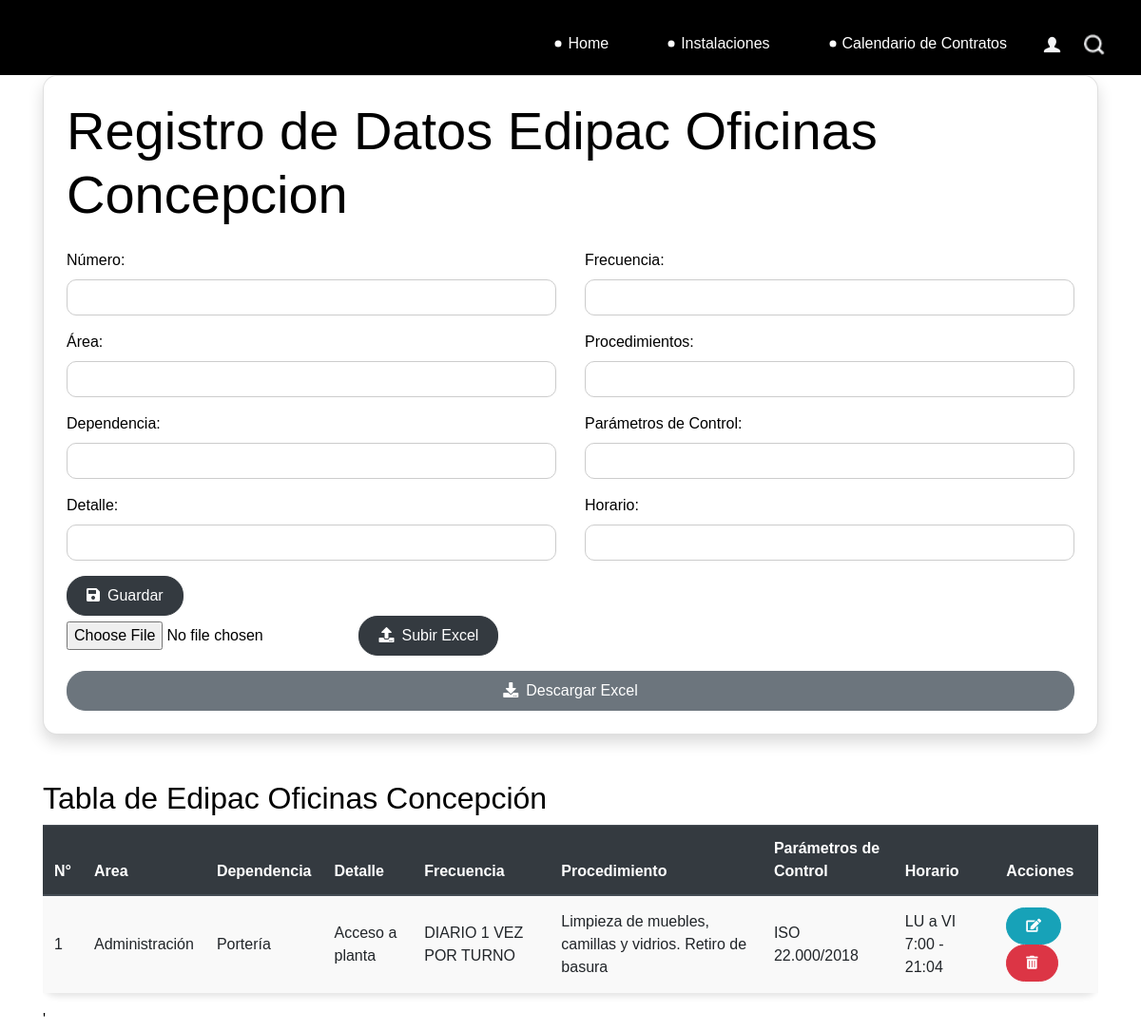
The app's page /oficoncepcion/ with its own data.
### catalog/models.py (models this page shows)
class OfiConcepcion(models.Model):
    numero = models.IntegerField()
    area = models.CharField(max_length=100, default='')
    dependencia = models.CharField(max_length=100)
    detalle = models.TextField()
    frecuencia = models.CharField(max_length=100)
    procedimientos = models.TextField()
    parametro_control = models.CharField(max_length=100)
    horario = models.CharField(max_length=100)
    def __str__(self):
        return f""
    class Meta:
        db_table = 'oficoncepcion'

### catalog/views.py (the view)
# urls.py: path('oficoncepcion/', views.oficoncepcion, name='oficoncepcion'),
def oficoncepcion(request):
    if request.method == 'POST':
        if 'archivo_excel' in request.FILES:
            form = OfiConcepcionForm(request.POST, request.FILES)
            myfile = request.FILES['archivo_excel']
            df = pd.read_excel(myfile)
            conn = sqlite3.connect('db.sqlite3')
            for index, row in df.iterrows():
                data = OfiConcepcion(
                    numero=row['Número'],
                    area=row['Área'],
                    dependencia=row['Dependencia'],
                    detalle=row['Detalle'],
                    frecuencia=row['Frecuencia'],
                    procedimientos=row['Procedimiento'],
                    parametro_control=row['Parámetros de Control'],
                    horario=row['Horario']
                )
                data.save()
            conn.close()
        if 'archivo_excel' in request.FILES:
            form = OfiConcepcionForm(request.POST, request.FILES)
        else:
            form = OfiConcepcionForm(request.POST)
            if form.is_valid():
                form.save()
                messages.success(request, 'Datos ingresados correctamente.')
                return redirect('oficoncepcion')
            else:
                messages.error(request, 'Error al ingresar los datos. Por favor, revise los datos ingresados.')
    else:
        form = OfiConcepcionForm()
    oficoncepcion = OfiConcepcion.objects.all()
    print(oficoncepcion)
    return render(request, 'Instalaciones/Biopackaging/Edipac/OficinasConcepcion.html', {'form': form, 'oficoncepcion': oficoncepcion})

### catalog/forms.py
class OfiConcepcionForm(forms.ModelForm):
    class Meta:
        model = OfiConcepcion
        fields = '__all__'

### Templates/Instalaciones/Biopackaging/Edipac/OficinasConcepcion.html (shortened to what this page needs)
{% extends 'base.html' %}
{% load static %}
{% block content %}
<div class="container">
    <div class="card p-4 shadow">
        <h1 class="display-4 mb-4">Registro de Datos Edipac Oficinas Concepcion</h1>
        <form method="post">
            <div class="row">
                <div class="col-md-6">
                    <div class="form-group">
                        <label for="numero">Número:</label>
                        <input type="number" class="form-control" id="numero" name="numero" required>
                    </div>
                    <div class="form-group">
                        <label for="area">Área:</label>
                        <input type="text" class="form-control" id="area" name="area" required>
                    </div>
                    <div class="form-group">
                        <label for="dependencia">Dependencia:</label>
                        <input type="text" class="form-control" id="dependencia" name="dependencia" required>
                    </div>
                    <div class="form-group">
                        <label for="detalle">Detalle:</label>
                        <input type="text" class="form-control" id="detalle" name="detalle" required>
                    </div>
                </div>
                <div class="col-md-6">
                    <div class="form-group">
                        <label for="frecuencia">Frecuencia:</label>
                        <input type="text" class="form-control" id="frecuencia" name="frecuencia" required>
                    </div>
                    <div class="form-group">
                        <label for="procedimientos">Procedimientos:</label>
                        <input type="text" class="form-control" id="procedimientos" name="procedimientos" required>
                    </div>
                    <div class="form-group">
                        <label for="parametro_control">Parámetros de Control:</label>
                        <input type="text" class="form-control" id="parametro_control" name="parametro_control" required>
                    </div>
                    <div class="form-group">
                        <label for="horario">Horario:</label>
                        <input type="text" class="form-control" id="horario" name="horario" required>
                    </div>
                </div>
            </div>
            <button type="submit" class="btn btn-dark"><i class="fa fa-save mr-2"></i>Guardar</button>
        </form>
        <form method="post" enctype="multipart/form-data">
            <input type="file" name="archivo_excel" accept=".xls,.xlsx">
            <button type="submit" class="btn btn-dark"><i class="fa fa-upload mr-2"></i>Subir Excel</button>
        </form>
        <a href="{% url 'descargar_excel_oficoncepcion' %}" class="btn btn-secondary mt-3"><i class="fa fa-download mr-2"></i>Descargar Excel</a>
    </div>
</div>
<div class="container mt-5">
    <h2>Tabla de Edipac Oficinas Concepción</h2>
    <div class="table-responsive">
        <table class="table table-striped table-hover">
            <thead class="thead-dark">
                <tr>
                    <th scope="col">N°</th>
                    <th scope="col">Area</th>
                    <th scope="col">Dependencia</th>
                    <th scope="col">Detalle</th>
                    <th scope="col">Frecuencia</th>
                    <th scope="col">Procedimiento</th>
                    <th scope="col">Parámetros de Control</th>
                    <th scope="col">Horario</th>
                    <th scope="col">Acciones</th>
                </tr>
        </thead>
        <tbody>
            {% for dato in oficoncepcion %}
            <tr>
                <td>{{ dato.numero }}</td>
                <td>{{ dato.area}}</td>
                <td>{{ dato.dependencia }}</td>
                <td>{{ dato.detalle }}</td>
                <td>{{ dato.frecuencia }}</td>
                <td>{{ dato.procedimientos }}</td>
                <td>{{ dato.parametro_control }}</td>
                <td>{{ dato.horario }}</td>
                <td>
                    <a href="{% url 'modificar_oficoncepcion' dato.id %}" class="btn btn-info btn-sm"><i class="fas fa-edit"></i></a>
                    <form method="post" action="{% url 'eliminar_oficoncepcion' dato.id %}" style="display: inline;">
                        <button type="submit" class="btn btn-danger btn-sm" onclick="return confirm('¿Estás seguro de que deseas eliminar este dato?')"><i class="fas fa-trash-alt"></i></button>
                    </form>
                </td>
            </tr>
            {% endfor %}
        </tbody>
    </table>
</div>
<link rel="stylesheet" href="https://maxcdn.bootstrapcdn.com/bootstrap/4.5.2/css/bootstrap.min.css">
<link rel="stylesheet" href="https://cdnjs.cloudflare.com/ajax/libs/font-awesome/5.15.4/css/all.min.css">
<link rel="stylesheet" href="{% static 'stylecmpc.css' %}">
<link rel="stylesheet" href="{% static 'css/style.css' %}">'
{% endblock %}

### static/css/stylecmpc.css (style rules this page uses)
.card { border-radius: 15px; }
.form-control { border-radius: 10px; border-color: #ccc; }
.btn { border-radius: 20px; padding: 8px 20px; }
.btn-secondary { background-color: #6c757d; border-color: #6c757d; }
.table { border-radius: 15px; box-shadow: 0 4px 6px rgba(0, 0, 0, 0.1); }
.table th, .table td { vertical-align: middle; }
.table th { background-color: #336699; color: #fff; }
.table-striped tbody tr:nth-of-type(odd) { background-color: #f9f9f9; }

### static/css/style.css (style rules this page uses)
body { font-family: "Poppins", sans-serif; color: #000000; background-color: #ffffff; }
a, a:hover, a:focus { text-decoration: none; }
.btn, .btn:focus { outline: none !important; -webkit-box-shadow: none; box-shadow: none; }

### records on screen
OfiConcepcion: numero "1", area "Administración", dependencia "Portería", detalle "Acceso a planta", frecuencia "DIARIO 1 VEZ POR TURNO", procedimientos "Limpieza de muebles, camillas y vidrios. Retiro de basura", parametro_control "ISO 22.000/2018", horario "LU a VI 7:00 - 21:04"
